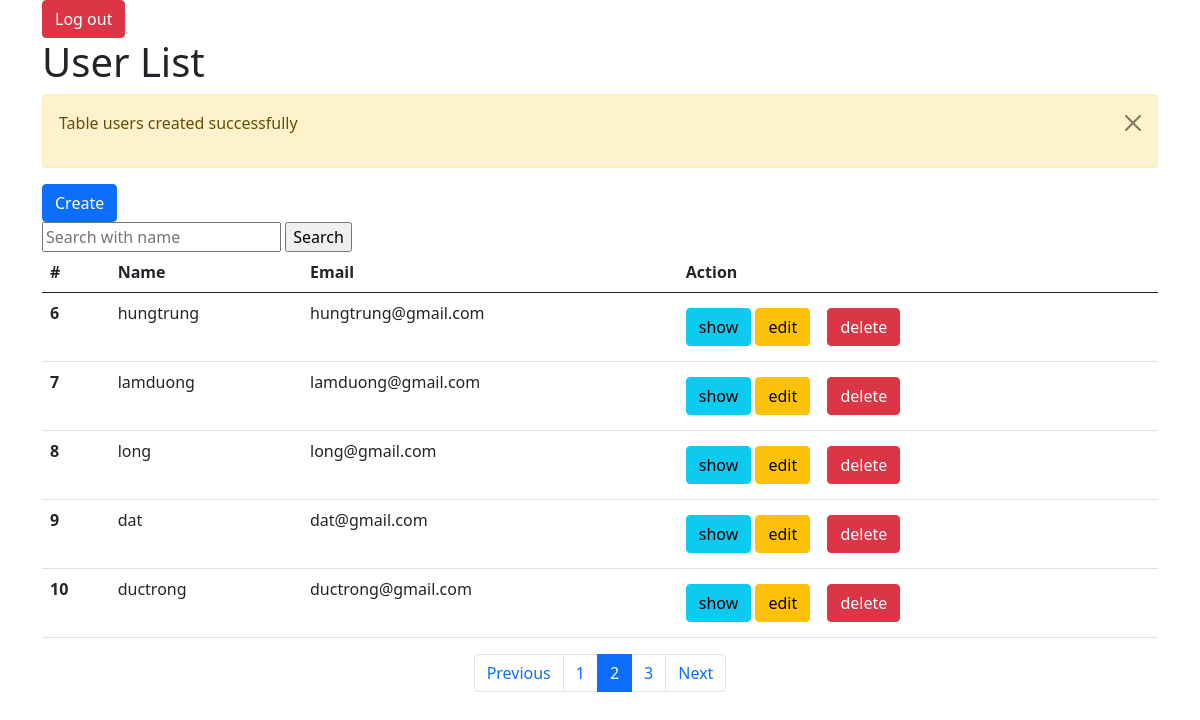
Screenshot of /?page=2 with the database file from the repository.
### tables this page shows
CREATE TABLE `users` (
  `id` int(11) NOT NULL,
  `name` varchar(255) NOT NULL,
  `email` varchar(255) NOT NULL,
  `passwords` varchar(50) NOT NULL
);

### user.php (called while the page is built, shortened)
<?php
include_once "./DB.php";
class User{
    static public function all($currentPage = 1, $perPage = 5) {
        $totalUsers = self::count();
        $totalPages = ceil($totalUsers / $perPage);
        if (isset($_GET['page'])) {
            $currentPage = (int) $_GET['page'];
            $currentPage = max(1, min($currentPage, $totalPages));
          }
        $offset = ($currentPage - 1) * $perPage;
        $sql = "select * from users LIMIT $perPage OFFSET $offset";
        $users = DB::execute($sql);
        return [
          'data' => $users,
          'total_pages' => $totalPages,
          'current_page' => $currentPage
        ];
      }
      static private function count() {
        $sql = "SELECT COUNT(*) as total from users";
        $result = DB::execute($sql);
        return $result[0]['total'];
      }
};

### DB.php (called while the page is built, shortened)
<?php
class DB{
    static private $connection;
    static public function getConnection(){
        if(static::$connection == null){
            try{
            static::$connection = new PDO(self::DB_TYPE.":host=".self::DB_HOST.";dbname=".self::DB_NAME, self::USER_NAME, self::USER_PASSWORD);
            }catch(Exception $exception){
                throw new Exception("connection fail");
            }
        }
        return static::$connection;
    }
    static public function execute($sql,$data=[]){
        $statement = DB::getConnection()->prepare($sql);
        $statement -> setFetchMode(PDO::FETCH_ASSOC);
        $statement->execute($data);
        $result =[];
        while ($item = $statement->fetch()){
            $result[]=$item;
        }
return $result;
    }
}

### index.php (the view, shortened to what this page needs)
<?php
  include_once "./user.php";
  $users = User::all();
  $currentPage = $users['current_page'];
  $totalPages = $users['total_pages'];
?>
<!doctype html>
<html lang="en">
  <head>
    <link href="https://cdn.jsdelivr.net/npm/bootstrap@5.0.2/dist/css/bootstrap.min.css" rel="stylesheet">
  </head>
  <body>
    <div class="container">
    <div><a href="./logout.php" class="btn btn-danger">Log out</a> </div>
        <div>
            <h1>User List</h1>
        </div>
        <?php if(isset($_SESSION["message"])){ ?>
      <div class="alert alert-warning alert-dismissible fade show" role="alert">
      <p>
      <?php echo ($_SESSION["message"]);unset($_SESSION["message"]); ?>
      </p>
      <button type="button" class="btn-close" data-bs-dismiss="alert" aria-label="Close"></button>
    </div>
    <?php } ?>
    <a href="./create.php" class="btn btn-primary">Create</a>
    <div>
      <form action="search.php" method="get">
          <input type="text" name="search" id="search" placeholder="Search with name">
          <input type="submit" name="search-button" value="Search">
      </form>
    </div>
    <div>
      <?php if(count($users['data'])>0){ ?>
<table class="table">
  <thead>
    <tr>
      <th scope="col">#</th>
      <th scope="col">Name</th>
      <th scope="col">Email</th>
      <th scope="col">Action</th>
    </tr>
  </thead>
  <tbody>
    <?php foreach($users['data'] as $user){ ?>
    <tr>
      <th scope="row"><?php echo $user["id"]; ?></th>
      <td><?php echo $user["name"]; ?></td>
      <td><?php echo $user["email"]; ?></td>
      <td>
        <a href="./show.php?id=<?= $user["id"]?>" class="btn btn-info">show</a>
        <a href="./edit.php?id=<?= $user["id"]?>" class="btn btn-warning">edit</a>
        <form class="btn" action="./delete.php" method="post" id="formDelete-<?=$user["id"]?>">
          <button type="submit" class="btn btn-danger btn-delete">delete</button>
        </form>
      </td>
    <?php } ?>    </tr>
  </tbody>
  <?php }else{ ?>
    <h2>No data</h2>
    <?php } ?>
</table>
<nav aria-label="Page navigation example">
  <ul class="pagination justify-content-center">
    <?php if ($currentPage > 1): ?>
      <li class="page-item"><a class="page-link" href="?page=<?= $currentPage - 1 ?>">Previous</a></li>
    <?php endif; ?>
    <?php for ($i = 1; $i <= $totalPages; $i++): ?>
      <li class="page-item <?= ($i === $currentPage) ? 'active' : '' ?>">
        <a class="page-link" href="?page=<?= $i ?>"><?= $i ?></a>
      </li>
    <?php endfor; ?>
    <?php if ($currentPage < $totalPages): ?>
      <li class="page-item"><a class="page-link" href="?page=<?= $currentPage + 1 ?>">Next</a></li>
    <?php endif; ?>
  </ul>
</nav>
    </div>
    </div>
  </body>
</html>

### rows the page displays
users: id "6", name "hungtrung", email "hungtrung@gmail.com"
users: id "7", name "lamduong", email "lamduong@gmail.com"
users: id "8", name "long", email "long@gmail.com"
users: id "9", name "dat", email "dat@gmail.com"
users: id "10", name "ductrong", email "ductrong@gmail.com"

### other values shown
$_SESSION["message"] "Table users created successfully"
